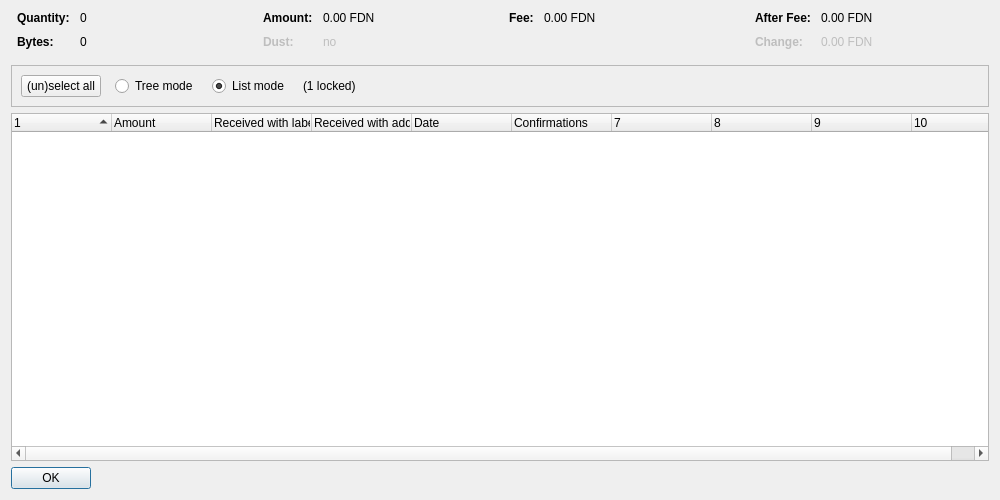
<?xml version="1.0" encoding="UTF-8"?>
<ui version="4.0">
 <class>CoinControlDialog</class>
 <widget class="QDialog" name="CoinControlDialog">
  <property name="geometry">
   <rect>
    <x>0</x>
    <y>0</y>
    <width>1000</width>
    <height>500</height>
   </rect>
  </property>
  <property name="windowTitle">
   <string>Coin Selection</string>
  </property>
  <layout class="QVBoxLayout" name="verticalLayout">
   <item>
    <layout class="QHBoxLayout" name="horizontalLayoutTop" stretch="0,0,0,0">
     <property name="topMargin">
      <number>0</number>
     </property>
     <property name="bottomMargin">
      <number>10</number>
     </property>
     <item>
      <layout class="QFormLayout" name="formLayoutCoinControl1">
       <property name="horizontalSpacing">
        <number>10</number>
       </property>
       <property name="verticalSpacing">
        <number>10</number>
       </property>
       <property name="leftMargin">
        <number>6</number>
       </property>
       <property name="rightMargin">
        <number>6</number>
       </property>
       <item row="0" column="0">
        <widget class="QLabel" name="labelCoinControlQuantityText">
         <property name="font">
          <font>
           <weight>75</weight>
           <bold>true</bold>
          </font>
         </property>
         <property name="text">
          <string>Quantity:</string>
         </property>
        </widget>
       </item>
       <item row="0" column="1">
        <widget class="QLabel" name="labelCoinControlQuantity">
         <property name="cursor">
          <cursorShape>IBeamCursor</cursorShape>
         </property>
         <property name="contextMenuPolicy">
          <enum>Qt::ActionsContextMenu</enum>
         </property>
         <property name="text">
          <string notr="true">0</string>
         </property>
         <property name="textInteractionFlags">
          <set>Qt::LinksAccessibleByMouse|Qt::TextSelectableByKeyboard|Qt::TextSelectableByMouse</set>
         </property>
        </widget>
       </item>
       <item row="1" column="0">
        <widget class="QLabel" name="labelCoinControlBytesText">
         <property name="font">
          <font>
           <weight>75</weight>
           <bold>true</bold>
          </font>
         </property>
         <property name="text">
          <string>Bytes:</string>
         </property>
        </widget>
       </item>
       <item row="1" column="1">
        <widget class="QLabel" name="labelCoinControlBytes">
         <property name="cursor">
          <cursorShape>IBeamCursor</cursorShape>
         </property>
         <property name="contextMenuPolicy">
          <enum>Qt::ActionsContextMenu</enum>
         </property>
         <property name="text">
          <string notr="true">0</string>
         </property>
         <property name="textInteractionFlags">
          <set>Qt::LinksAccessibleByMouse|Qt::TextSelectableByKeyboard|Qt::TextSelectableByMouse</set>
         </property>
        </widget>
       </item>
      </layout>
     </item>
     <item>
      <layout class="QFormLayout" name="formLayoutCoinControl2">
       <property name="horizontalSpacing">
        <number>10</number>
       </property>
       <property name="verticalSpacing">
        <number>10</number>
       </property>
       <property name="leftMargin">
        <number>6</number>
       </property>
       <property name="rightMargin">
        <number>6</number>
       </property>
       <item row="0" column="0">
        <widget class="QLabel" name="labelCoinControlAmountText">
         <property name="font">
          <font>
           <weight>75</weight>
           <bold>true</bold>
          </font>
         </property>
         <property name="text">
          <string>Amount:</string>
         </property>
        </widget>
       </item>
       <item row="0" column="1">
        <widget class="QLabel" name="labelCoinControlAmount">
         <property name="cursor">
          <cursorShape>IBeamCursor</cursorShape>
         </property>
         <property name="contextMenuPolicy">
          <enum>Qt::ActionsContextMenu</enum>
         </property>
         <property name="text">
          <string notr="true">0.00 FDN</string>
         </property>
         <property name="textInteractionFlags">
          <set>Qt::LinksAccessibleByMouse|Qt::TextSelectableByKeyboard|Qt::TextSelectableByMouse</set>
         </property>
        </widget>
       </item>
       <item row="1" column="0">
        <widget class="QLabel" name="labelCoinControlLowOutputText">
         <property name="enabled">
          <bool>false</bool>
         </property>
         <property name="font">
          <font>
           <weight>75</weight>
           <bold>true</bold>
          </font>
         </property>
         <property name="text">
          <string>Dust:</string>
         </property>
        </widget>
       </item>
       <item row="1" column="1">
        <widget class="QLabel" name="labelCoinControlLowOutput">
         <property name="enabled">
          <bool>false</bool>
         </property>
         <property name="cursor">
          <cursorShape>IBeamCursor</cursorShape>
         </property>
         <property name="contextMenuPolicy">
          <enum>Qt::ActionsContextMenu</enum>
         </property>
         <property name="text">
          <string notr="true">no</string>
         </property>
         <property name="textInteractionFlags">
          <set>Qt::LinksAccessibleByMouse|Qt::TextSelectableByKeyboard|Qt::TextSelectableByMouse</set>
         </property>
        </widget>
       </item>
      </layout>
     </item>
     <item>
      <layout class="QFormLayout" name="formLayoutCoinControl3">
       <property name="horizontalSpacing">
        <number>10</number>
       </property>
       <property name="verticalSpacing">
        <number>10</number>
       </property>
       <property name="leftMargin">
        <number>6</number>
       </property>
       <property name="rightMargin">
        <number>6</number>
       </property>
       <item row="0" column="0">
        <widget class="QLabel" name="labelCoinControlFeeText">
         <property name="font">
          <font>
           <weight>75</weight>
           <bold>true</bold>
          </font>
         </property>
         <property name="text">
          <string>Fee:</string>
         </property>
        </widget>
       </item>
       <item row="0" column="1">
        <widget class="QLabel" name="labelCoinControlFee">
         <property name="cursor">
          <cursorShape>IBeamCursor</cursorShape>
         </property>
         <property name="contextMenuPolicy">
          <enum>Qt::ActionsContextMenu</enum>
         </property>
         <property name="text">
          <string notr="true">0.00 FDN</string>
         </property>
         <property name="textInteractionFlags">
          <set>Qt::LinksAccessibleByMouse|Qt::TextSelectableByKeyboard|Qt::TextSelectableByMouse</set>
         </property>
        </widget>
       </item>
      </layout>
     </item>
     <item>
      <layout class="QFormLayout" name="formLayoutCoinControl4">
       <property name="horizontalSpacing">
        <number>10</number>
       </property>
       <property name="verticalSpacing">
        <number>10</number>
       </property>
       <property name="leftMargin">
        <number>6</number>
       </property>
       <property name="rightMargin">
        <number>6</number>
       </property>
       <item row="0" column="0">
        <widget class="QLabel" name="labelCoinControlAfterFeeText">
         <property name="font">
          <font>
           <weight>75</weight>
           <bold>true</bold>
          </font>
         </property>
         <property name="text">
          <string>After Fee:</string>
         </property>
        </widget>
       </item>
       <item row="0" column="1">
        <widget class="QLabel" name="labelCoinControlAfterFee">
         <property name="cursor">
          <cursorShape>IBeamCursor</cursorShape>
         </property>
         <property name="contextMenuPolicy">
          <enum>Qt::ActionsContextMenu</enum>
         </property>
         <property name="text">
          <string notr="true">0.00 FDN</string>
         </property>
         <property name="textInteractionFlags">
          <set>Qt::LinksAccessibleByMouse|Qt::TextSelectableByKeyboard|Qt::TextSelectableByMouse</set>
         </property>
        </widget>
       </item>
       <item row="1" column="0">
        <widget class="QLabel" name="labelCoinControlChangeText">
         <property name="enabled">
          <bool>false</bool>
         </property>
         <property name="font">
          <font>
           <weight>75</weight>
           <bold>true</bold>
          </font>
         </property>
         <property name="text">
          <string>Change:</string>
         </property>
        </widget>
       </item>
       <item row="1" column="1">
        <widget class="QLabel" name="labelCoinControlChange">
         <property name="enabled">
          <bool>false</bool>
         </property>
         <property name="cursor">
          <cursorShape>IBeamCursor</cursorShape>
         </property>
         <property name="contextMenuPolicy">
          <enum>Qt::ActionsContextMenu</enum>
         </property>
         <property name="text">
          <string notr="true">0.00 FDN</string>
         </property>
         <property name="textInteractionFlags">
          <set>Qt::LinksAccessibleByMouse|Qt::TextSelectableByKeyboard|Qt::TextSelectableByMouse</set>
         </property>
        </widget>
       </item>
      </layout>
     </item>
    </layout>
   </item>
   <item>
    <widget class="QFrame" name="frame">
     <property name="minimumSize">
      <size>
       <width>0</width>
       <height>40</height>
      </size>
     </property>
     <property name="frameShape">
      <enum>QFrame::StyledPanel</enum>
     </property>
     <property name="frameShadow">
      <enum>QFrame::Sunken</enum>
     </property>
     <layout class="QHBoxLayout" name="horizontalLayout">
      <item>
       <layout class="QHBoxLayout" name="horizontalLayoutPanel" stretch="0,0,0,0,0">
        <property name="spacing">
         <number>14</number>
        </property>
        <item>
         <widget class="QPushButton" name="pushButtonSelectAll">
          <property name="sizePolicy">
           <sizepolicy hsizetype="Maximum" vsizetype="Fixed">
            <horstretch>0</horstretch>
            <verstretch>0</verstretch>
           </sizepolicy>
          </property>
          <property name="text">
           <string>(un)select all</string>
          </property>
          <property name="autoDefault">
           <bool>false</bool>
          </property>
         </widget>
        </item>
        <item>
         <widget class="QRadioButton" name="radioTreeMode">
          <property name="sizePolicy">
           <sizepolicy hsizetype="Maximum" vsizetype="Fixed">
            <horstretch>0</horstretch>
            <verstretch>0</verstretch>
           </sizepolicy>
          </property>
          <property name="text">
           <string>Tree mode</string>
          </property>
         </widget>
        </item>
        <item>
         <widget class="QRadioButton" name="radioListMode">
          <property name="sizePolicy">
           <sizepolicy hsizetype="Maximum" vsizetype="Fixed">
            <horstretch>0</horstretch>
            <verstretch>0</verstretch>
           </sizepolicy>
          </property>
          <property name="text">
           <string>List mode</string>
          </property>
          <property name="checked">
           <bool>true</bool>
          </property>
         </widget>
        </item>
        <item>
         <widget class="QLabel" name="labelLocked">
          <property name="text">
           <string notr="true">(1 locked)</string>
          </property>
         </widget>
        </item>
        <item>
         <spacer name="horizontalSpacer">
          <property name="orientation">
           <enum>Qt::Horizontal</enum>
          </property>
          <property name="sizeHint" stdset="0">
           <size>
            <width>40</width>
            <height>20</height>
           </size>
          </property>
         </spacer>
        </item>
       </layout>
      </item>
     </layout>
    </widget>
   </item>
   <item>
    <widget class="CoinControlTreeWidget" name="treeWidget">
     <property name="contextMenuPolicy">
      <enum>Qt::CustomContextMenu</enum>
     </property>
     <property name="sortingEnabled">
      <bool>false</bool>
     </property>
     <property name="columnCount">
      <number>10</number>
     </property>
     <attribute name="headerShowSortIndicator" stdset="0">
      <bool>true</bool>
     </attribute>
     <attribute name="headerStretchLastSection">
      <bool>false</bool>
     </attribute>
     <column>
      <property name="text">
       <string/>
      </property>
     </column>
     <column>
      <property name="text">
       <string>Amount</string>
      </property>
     </column>
     <column>
      <property name="text">
       <string>Received with label</string>
      </property>
     </column>
     <column>
      <property name="text">
       <string>Received with address</string>
      </property>
     </column>
     <column>
      <property name="text">
       <string>Date</string>
      </property>
     </column>
     <column>
      <property name="text">
       <string>Confirmations</string>
      </property>
      <property name="toolTip">
       <string>Confirmed</string>
      </property>
     </column>
     <column>
      <property name="text">
       <string/>
      </property>
     </column>
     <column>
      <property name="text">
       <string/>
      </property>
     </column>
     <column>
      <property name="text">
       <string/>
      </property>
     </column>
     <column>
      <property name="text">
       <string/>
      </property>
     </column>
    </widget>
   </item>
   <item>
    <widget class="QDialogButtonBox" name="buttonBox">
     <property name="sizePolicy">
      <sizepolicy hsizetype="Maximum" vsizetype="Fixed">
       <horstretch>0</horstretch>
       <verstretch>0</verstretch>
      </sizepolicy>
     </property>
     <property name="orientation">
      <enum>Qt::Horizontal</enum>
     </property>
     <property name="standardButtons">
      <set>QDialogButtonBox::Ok</set>
     </property>
    </widget>
   </item>
  </layout>
 </widget>
 <customwidgets>
  <customwidget>
   <class>CoinControlTreeWidget</class>
   <extends>QTreeWidget</extends>
   <header>coincontroltreewidget.h</header>
  </customwidget>
 </customwidgets>
 <resources/>
 <connections/>
</ui>
